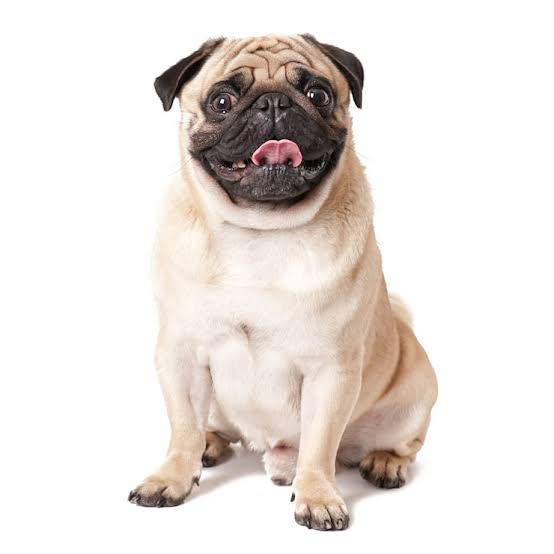
#> input picture fundamentals/images/picture_dog.jpg, 554 x 554 px
$ jupyter execute kernel.ipynb
#> lines starting #> are read from the running program, lines starting #| are printed output that depends on the picture
[cell 1]
import numpy as np
import matplotlib.pyplot as plt
from scipy.signal import convolve2d
from scipy.ndimage import gaussian_filter
from skimage import io

[cell 2]
image = io.imread("./images/picture_dog.jpg", as_gray=True)
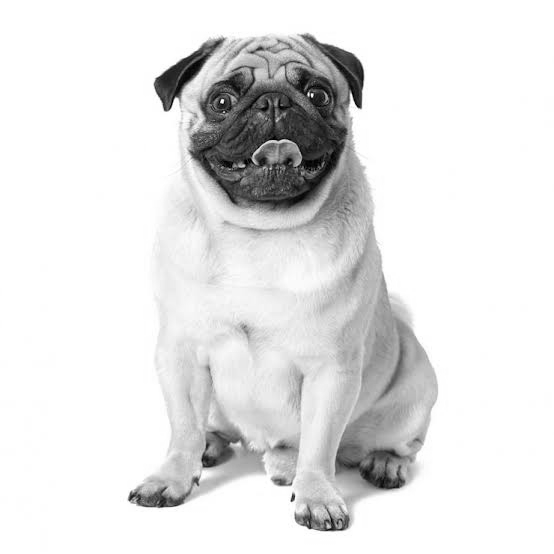
#> image: shape (554, 554) float64; min 0.000833, max 1, mean 0.891
image_suave = gaussian_filter(image, 2)

[cell 3]
fig, ax = plt.subplots(1, 2, figsize=(12, 6))

ax[0].imshow(image, cmap="gray")
ax[1].imshow(image_suave, cmap="gray")

for a in ax:
    a.axis("off")
plt.show()
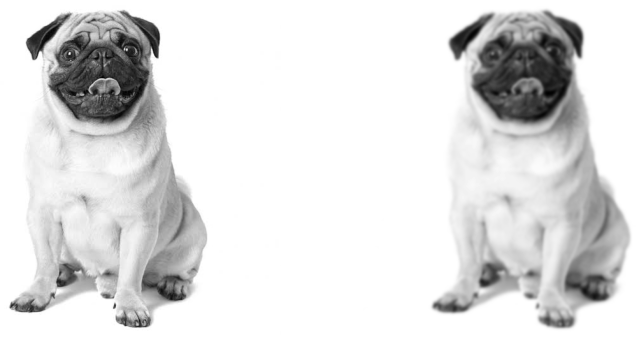
#> figure drawn by matplotlib, 2 panels

[cell 4]
laplacian = np.array([[0,  1, 0],
                      [1, -4, 1],
                      [0,  1, 0]])

[cell 5]
edges = np.abs(convolve2d(image, laplacian, mode="same", boundary="symm"))
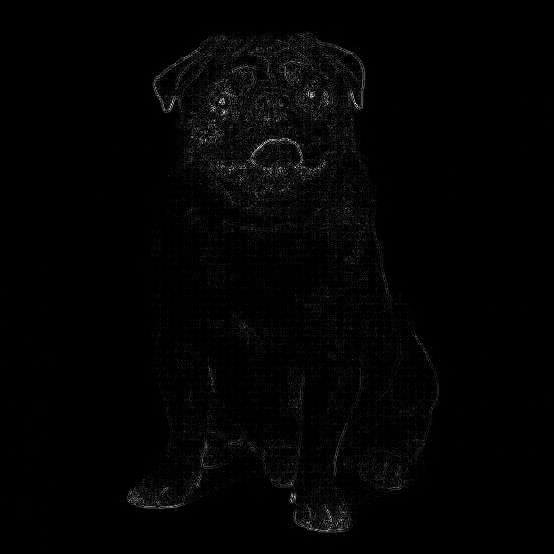
#> edges: shape (554, 554) float64; min 0, max 1.4, mean 0.0189; drawn with min black and max white
edges_suave = np.abs(convolve2d(image_suave, laplacian, mode="same", boundary="symm"))
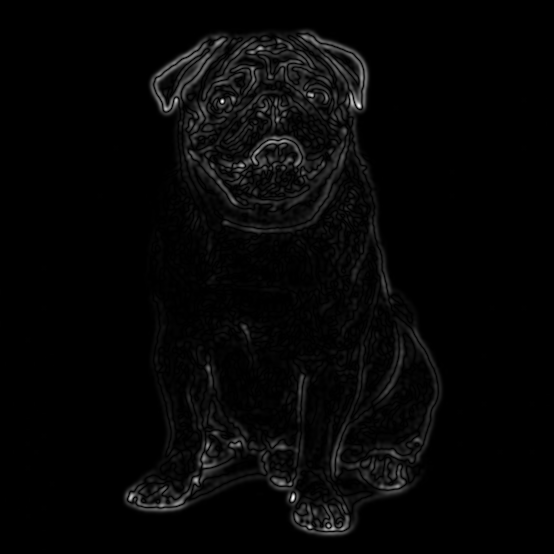
#> edges_suave: shape (554, 554) float64; min 0, max 0.0984, mean 0.00241; drawn with min black and max white

[cell 6]
fig, ax = plt.subplots(1, 2, figsize=(12, 6))

ax[0].imshow(edges, cmap="gray_r", vmax=np.percentile(edges, 99))
ax[1].imshow(edges_suave, cmap="gray_r", vmax=np.percentile(edges_suave, 99))

for a in ax:
    a.axis("off")

plt.show()
